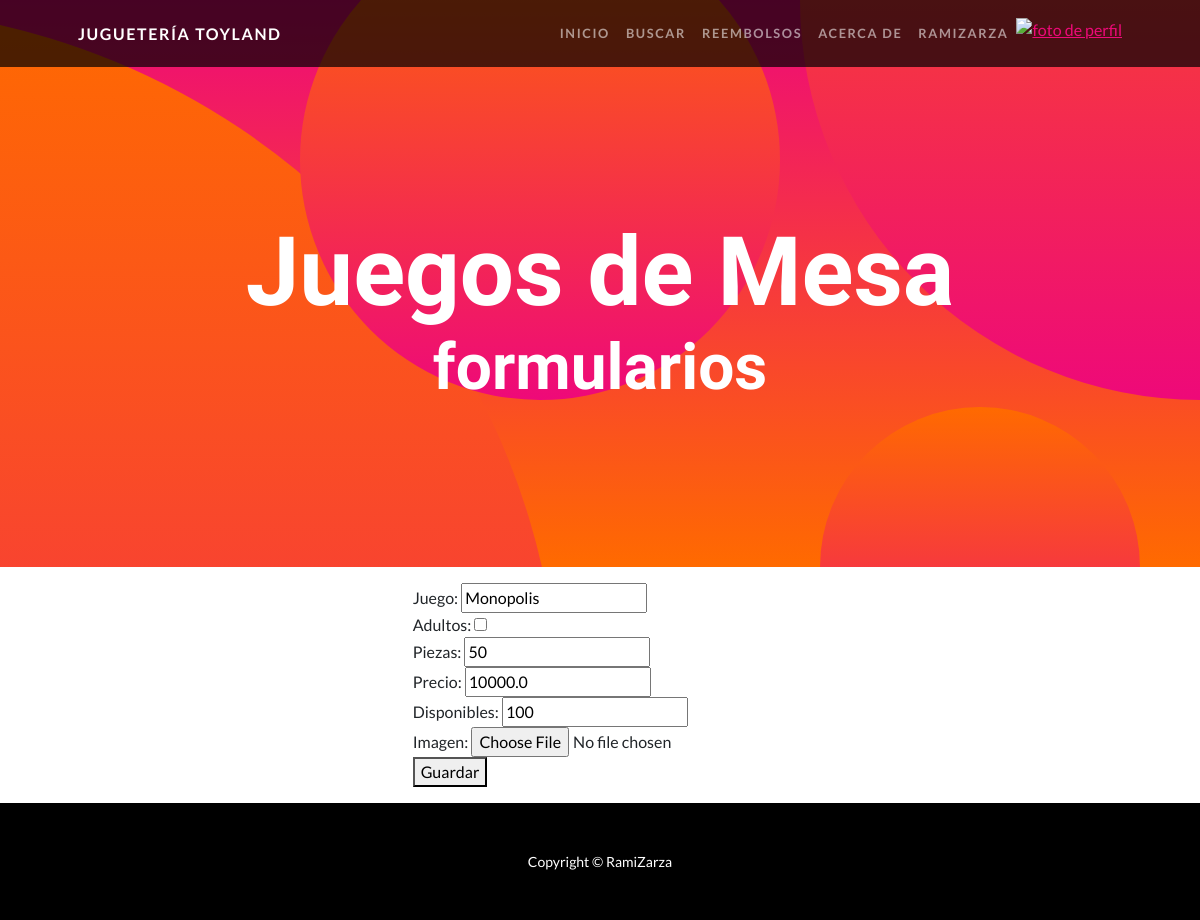
The page /mesa/update/1 (signed in) on the database its author committed.
### tienda/models.py (models this page shows, shortened)
class Juegos_de_Mesa(models.Model):
    juego      = models.CharField(max_length=50)
    adultos    = models.BooleanField()
    piezas     = models.IntegerField()
    foto       = models.ImageField(upload_to="media/Mesa/",default= "default_Models.png")
    precio     = models.FloatField()
    en_stock   = models.BooleanField()
    disponibles= models.IntegerField()
    class Meta:
        verbose_name = "Juego de Mesa"
        verbose_name_plural = "Juegos de Mesa"
        ordering = ["precio"]

### tienda/views.py (the view)
# urls.py: path("mesa/update/<id_mesa>",     mesaUpdate,    name="mesaUpdt"),
@login_required
def mesaUpdate(request,id_mesa):
    mesa = Juegos_de_Mesa.objects.get(id=id_mesa)
    if request.method == "POST":
        miForm = JuegosMesaForm(request.POST)
        if miForm.is_valid():
            mesa.juego      = miForm.cleaned_data.get("juego")
            mesa.adultos    = miForm.cleaned_data.get("adultos")
            mesa.piezas     = miForm.cleaned_data.get("piezas")
            mesa.precio     = miForm.cleaned_data.get("precio")
            mesa.disponibles = miForm.cleaned_data.get("disponibles")
            if mesa.disponibles >0:
                mesa.en_stock = True
            else:
                mesa.en_stock = False
            mesa.save()
            contexto = {"juMesa":Juegos_de_Mesa.objects.all()}
            return render(request, "JueMesa/inicio.html", contexto)
    else:
        miForm = JuegosMesaForm(initial={
            "juego"      :mesa.juego,
            "adultos"    :mesa.adultos,
            "piezas"     :mesa.piezas,
            "precio"     :mesa.precio,
            "disponibles":mesa.disponibles,
        })
    return render(request, "JueMesa/formulario.html", {"form":miForm})

### tienda/forms.py
class JuegosMesaForm(forms.Form):
    juego       = forms.CharField(max_length=50, required=True)
    adultos     = forms.BooleanField(required=False)
    piezas      = forms.IntegerField(required=True)
    precio      = forms.FloatField(required=True)
    disponibles = forms.IntegerField(required=True)
    imagen      = forms.ImageField(required=False)

### tienda/templates/JueMesa/formulario.html (shortened to what this page needs)
{% extends "tienda/index.html" %}
{% load static %}
{% block titulo %}
<h1 class="masthead-heading mb-0">Juegos de Mesa</h1>
<h2 class="masthead-subheading mb-0">formularios</h2>
{% endblock titulo %}
{% block cuerpo_de_la_pagina %}
<div class = "d-grid gap-3 d-sm-flex justify-content-sm-center justify-content-xxl-start mb-3">
    <form action="" method = "post">
        <table>
            {{form}}
        </table>
        <button type = "sumbit" value= "guardar">Guardar</button>
    </form>
</div>
{% endblock %}

### tienda/templates/tienda/index.html (shortened to what this page needs)
<!DOCTYPE html>
{% load static %}
<html lang="en">
    <head>
        <link rel="stylesheet" href="https://cdnjs.cloudflare.com/ajax/libs/font-awesome/6.4.0/css/all.min.css">
        <link href="{%static 'css/styles.css'%}" rel="stylesheet" />
    </head>
    <body id="page-top">
        <nav class="navbar navbar-expand-lg navbar-dark navbar-custom fixed-top">
            <div class="container px-5">
                <a class="navbar-brand" href="{% url 'home' %}">Juguetería Toyland</a>
                <div class="collapse navbar-collapse" id="navbarResponsive">
                    <ul class="navbar-nav ms-auto">
                        {% if user.is_authenticated %}
                        <li class="nav-item"><a class="nav-link" href="{%url 'home'%}">Inicio</a></li>
                        <li class="nav-item"><a class="nav-link" href="{% url 'buscar' %}">Buscar</a></li>
                        <li class="nav-item"><a class="nav-link" href="https://www.youtube.com/watch?v=N9g1WHfZgaM">Reembolsos</a></li>
                        <li class="nav-item"><a class="nav-link" href="{% url 'acerca_de' %}">Acerca De</a></li>
                        <li class="nav-item"><a class="nav-link" href="{% url 'editUser' %}">{{user.username}}</a></li>
                        <div class="text_cente">
                            <a href = "{% url 'agragarAvatar' %}"><img src = "{{ request.session.avatar.url }}" height = 40px weight = 40px alt="foto de perfil"></a>
                        </div>
                        {% else %}
                        <li class="nav-item"><a class="nav-link" href="{% url 'register' %}">Registrar Ususario</a></li>
                        <li class="nav-item"><a class="nav-link" href="{% url 'login' %}">Iniciar Sesion</a></li>
                        {% endif %}
                    </ul>
                </div>
            </div>
        </nav>
        <header class="masthead text-center text-white">
            <div class="masthead-content">
                <div class="container px-5">
                    {%block titulo%}{%endblock%}
                </div>
            </div>
            <div class="bg-circle-1 bg-circle"></div>
            <div class="bg-circle-2 bg-circle"></div>
            <div class="bg-circle-3 bg-circle"></div>
            <div class="bg-circle-4 bg-circle"></div>
        </header>
        {%block cuerpo_de_la_pagina%}{%endblock cuerpo_de_la_pagina%}
        <footer class="py-5 bg-black">
            <div class="container px-5"><p class="m-0 text-center text-white small">Copyright &copy; RamiZarza</p></div>
        </footer>
    </body>
</html>

### rows shown on the page
Juegos_de_Mesa: juego "Monopolis", piezas "50", precio "10000.0", disponibles "100"

### other values the page prints
{{ user.username }} "RAMIZARZA"
